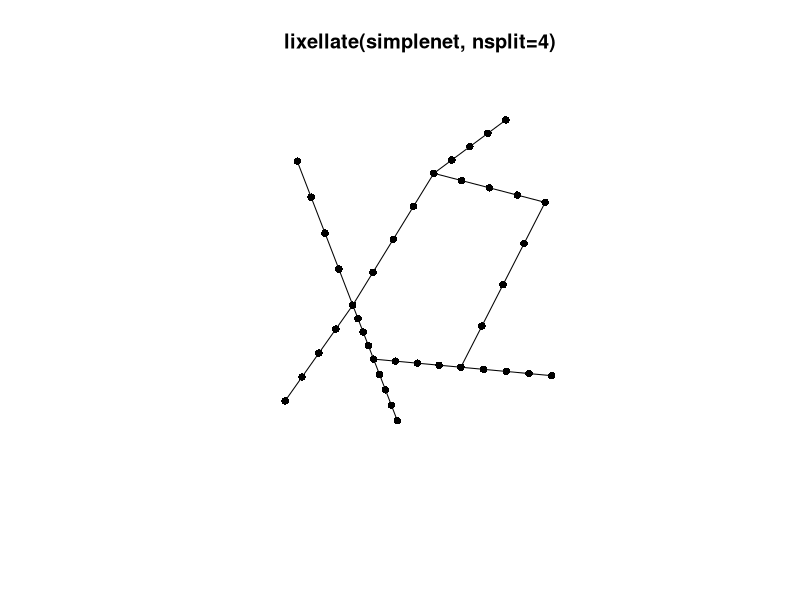

Here is the R script that generated this plot:
library(spatstat)


### Name: lixellate
### Title: Subdivide Segments of a Network
### Aliases: lixellate
### Keywords: spatial manip

### ** Examples

   A <- lixellate(simplenet, nsplit=4)
   plot(A, main="lixellate(simplenet, nsplit=4)")
   points(vertices(A), pch=16)

   spiders
   lixellate(spiders, nsplit=3)
